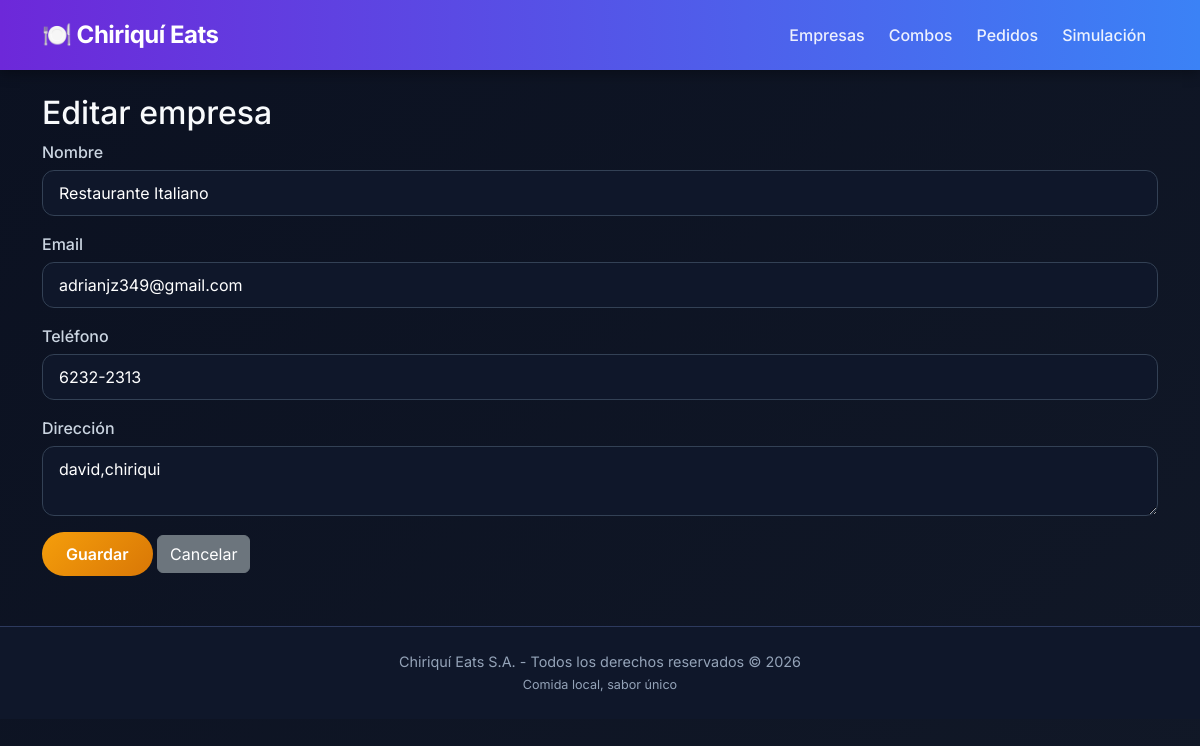
Page /company/edit/1 on the committed database.
### models.py (models this page shows, shortened)
class Company(db.Model):
    __tablename__ = 'companies'
    id = db.Column(db.Integer, primary_key=True)
    name = db.Column(db.String(100), nullable=False)
    email = db.Column(db.String(100), nullable=False)
    phone = db.Column(db.String(20))
    address = db.Column(db.String(200))
    combos = db.relationship('Combo', backref='company', lazy=True, cascade='all, delete-orphan')

### app.py (the view, shortened to what this page needs)
@app.route('/company/edit/<int:id>', methods=['GET', 'POST'])
def edit_company(id):
    company = Company.query.get_or_404(id)
    return render_template('company_form.html', company=company)

### templates/company_form.html
{% extends "base.html" %}
{% block content %}
<h2>{{ 'Editar' if company else 'Nueva' }} empresa</h2>
<form method="POST">
    <div class="mb-3"><label>Nombre</label><input type="text" name="name" class="form-control" value="{{ company.name if company else '' }}" required></div>
    <div class="mb-3"><label>Email</label><input type="email" name="email" class="form-control" value="{{ company.email if company else '' }}" required></div>
    <div class="mb-3"><label>Teléfono</label><input type="text" name="phone" class="form-control" value="{{ company.phone if company else '' }}"></div>
    <div class="mb-3"><label>Dirección</label><textarea name="address" class="form-control">{{ company.address if company else '' }}</textarea></div>
    <button type="submit" class="btn btn-success">Guardar</button>
    <a href="{{ url_for('list_companies') }}" class="btn btn-secondary">Cancelar</a>
</form>
{% endblock %}

### static/css/disenos.css (style rules this page uses)
* { margin: 0; padding: 0; box-sizing: border-box; }
body { background: linear-gradient(135deg, #0B1121 0%, #111827 100%); color: #F8FAFC; font-family: 'Inter', 'Segoe UI', sans-serif; min-height: 100vh; }
.btn-success { background: linear-gradient(135deg, #F59E0B 0%, #D97706 100%); border: none; color: white; font-weight: 600; padding: 10px 24px; border-radius: 40px; transition: all 0.2s ease; }
.form-control, .form-select { background-color: #0F172A; border: 1px solid #334155; color: white; border-radius: 12px; padding: 10px 16px; }
label { font-weight: 500; margin-bottom: 6px; color: #CBD5E1; }
a { color: #A78BFA; text-decoration: none; }

### rows in the picture
Company: name "Restaurante Italiano", email "adrianjz349@gmail.com", phone "6232-2313", address "david,chiriqui"

### other values in the picture
{{ 'Editar' if company else 'Nueva' }} "Editar"
